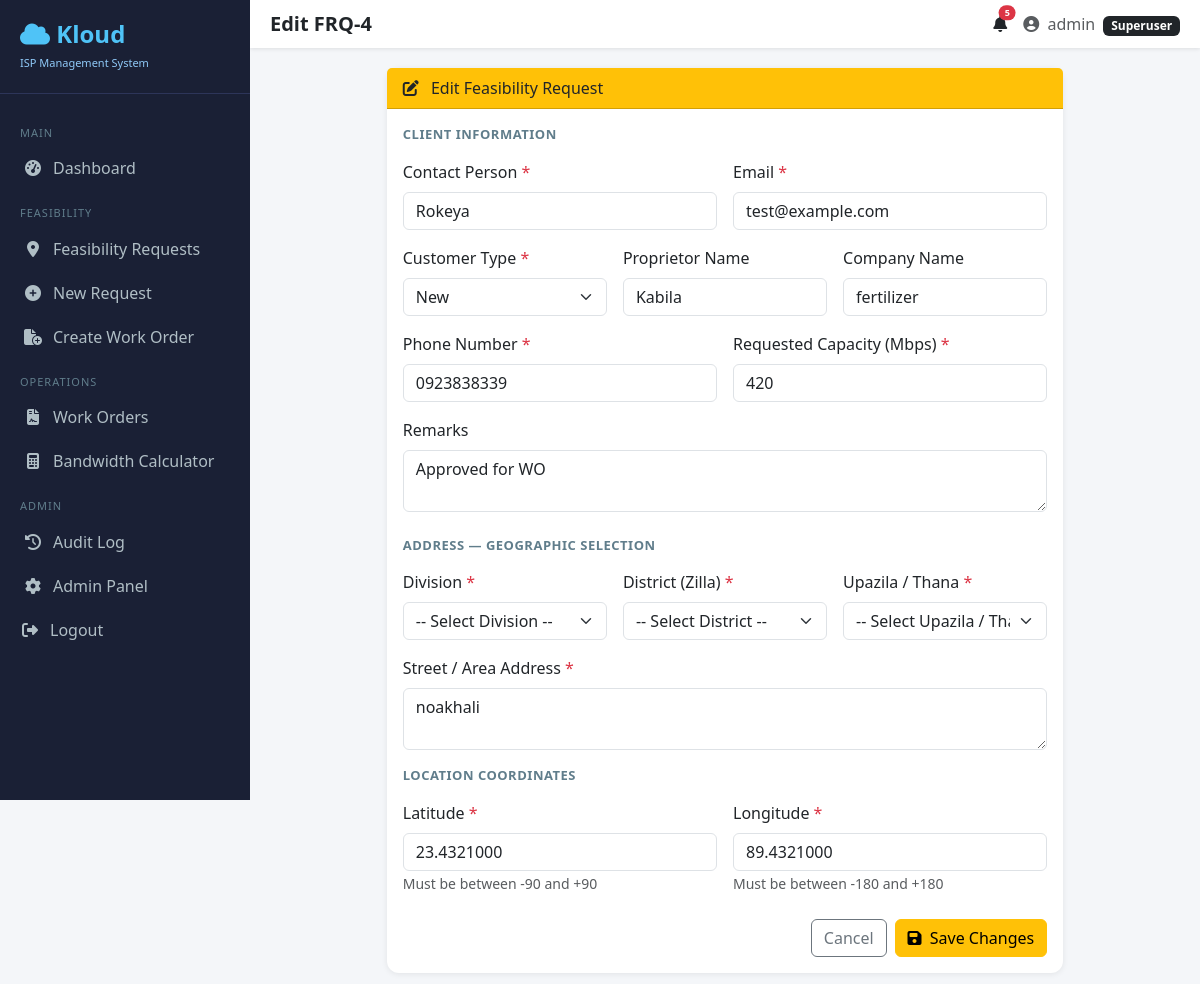
Screenshot of /feasibility/4/edit/ (signed in) with the database file from the repository.
### feasibility/models.py (models this page shows, shortened)
class FeasibilityRequest(models.Model):
    frq_number = models.CharField(max_length=20, unique=True, blank=True, null=True, verbose_name='FRQ ID')
    contact_person = models.CharField(max_length=200, blank=True)
    customer_name = models.CharField(max_length=200)  # legacy — synced from contact_person
    proprietor_name = models.CharField(max_length=200, blank=True)
    company_name = models.CharField(max_length=200, blank=True)
    phone_number = models.CharField(max_length=20)
    email = models.EmailField(blank=True)
    customer_type = models.CharField(max_length=20, choices=CUSTOMER_TYPES, default='new')
    address = models.TextField()
    division = models.ForeignKey(
        Division, null=True, blank=True, on_delete=models.SET_NULL, related_name='feasibility_requests',
    )
    district = models.ForeignKey(
        District, null=True, blank=True, on_delete=models.SET_NULL, related_name='feasibility_requests',
    )
    upazila = models.ForeignKey(
        Upazila, null=True, blank=True, on_delete=models.SET_NULL, related_name='feasibility_requests',
    )
    latitude = models.DecimalField(max_digits=10, decimal_places=7)
    longitude = models.DecimalField(max_digits=10, decimal_places=7)
    requested_capacity = models.PositiveIntegerField(help_text='Capacity in Mbps')
    preferred_nttn = models.CharField(max_length=30, choices=NTTN_PROVIDERS, blank=True)  # legacy code sync
    preferred_nttn_provider = models.ForeignKey(
        'NTTNProvider', null=True, blank=True, on_delete=models.SET_NULL,
        related_name='preferred_requests', verbose_name='Preferred NTTN',
    )
    preferred_nttn_other = models.CharField(max_length=100, blank=True, verbose_name='Other NTTN Name')
    supported_nttn = models.JSONField(default=list)
    nearest_pop = models.ForeignKey(POPLocation, null=True, blank=True, on_delete=models.SET_NULL)
    distance_to_pop_km = models.DecimalField(max_digits=8, decimal_places=3, null=True, blank=True)
    air_distance_km = models.DecimalField(max_digits=8, decimal_places=3, null=True, blank=True)
    fiber_route_distance_km = models.DecimalField(max_digits=8, decimal_places=3, null=True, blank=True)
    estimated_fiber_cost = models.DecimalField(max_digits=12, decimal_places=2, null=True, blank=True)
    status = models.CharField(max_length=30, choices=FEASIBILITY_STATUS, default='pending')
    estimated_delivery_days = models.PositiveIntegerField(null=True, blank=True)
    remarks = models.TextField(blank=True)
    engineering_notes = models.TextField(blank=True)
    emails_sent = models.BooleanField(default=False)
    review_submitted_at = models.DateTimeField(null=True, blank=True)
    review_email_sent = models.BooleanField(default=False)
    nid_number = models.CharField(max_length=50, blank=True)
    cheque_image = models.ImageField(upload_to='cheques/', null=True, blank=True)
    installation_notes = models.TextField(blank=True)
    expected_installation_date = models.DateField(null=True, blank=True)
    wo_vat_percent = models.DecimalField(max_digits=5, decimal_places=2, default=15)
    wo_discount = models.DecimalField(max_digits=12, decimal_places=2, default=0)
    wo_client_share_percent = models.DecimalField(
        max_digits=5, decimal_places=2, default=50, verbose_name='Client Share %',
    )
    onboarding_status = models.CharField(max_length=32, choices=ONBOARDING_STATUS, blank=True)
    onboarding_remarks = models.TextField(blank=True)
    bandwidth_confirmations = models.JSONField(default=list, blank=True)
    bw_emails_sent = models.BooleanField(default=False)
    wo_number = models.CharField(max_length=20, unique=True, blank=True, null=True, verbose_name='Work Order ID')
    sftp_type = models.CharField(max_length=30, choices=SFTP_TYPES, blank=True, verbose_name='SFTP Type')
    sfp_wavelength = models.CharField(
        max_length=10, choices=SFP_WAVELENGTHS, blank=True, verbose_name='SFP Wavelength',
    )
    customer_category = models.CharField(
        max_length=10, choices=CUSTOMER_CATEGORIES, blank=True, default='BW',
        verbose_name='Customer Category',
    )
    billing_date = models.DateField(null=True, blank=True)
    nid_front = models.FileField(upload_to='nid/front/', null=True, blank=True, verbose_name='NID Front')
    nid_back = models.FileField(upload_to='nid/back/', null=True, blank=True, verbose_name='NID Back')
    extra_document = models.FileField(upload_to='wo_docs/', null=True, blank=True, verbose_name='Additional Document')
    upstream_provider = models.ForeignKey(
        UpstreamProvider, null=True, blank=True, on_delete=models.SET_NULL,
        related_name='work_orders', verbose_name='Upstream Provider',
    )
    upstream_provider_other = models.CharField(max_length=100, blank=True, verbose_name='Other Upstream Name')
    wo_submitted_at = models.DateTimeField(null=True, blank=True)
    wo_email_sent = models.BooleanField(default=False)
    vlan_id = models.CharField(max_length=50, blank=True, verbose_name='VLAN ID')
    scr = models.CharField(max_length=80, blank=True, verbose_name='SCR')
    link_id = models.CharField(max_length=80, blank=True, verbose_name='Link ID')
    technical_notes = models.TextField(blank=True)
    activation_date = models.DateField(null=True, blank=True)
    correction_from_stage = models.CharField(max_length=20, blank=True)
    accounts_reviewed_by = models.ForeignKey(
        User, on_delete=models.SET_NULL, null=True, blank=True, related_name='accounts_reviewed_orders',
    )
    management_reviewed_by = models.ForeignKey(
        User, on_delete=models.SET_NULL, null=True, blank=True, related_name='management_reviewed_orders',
    )
    tech_configured_by = models.ForeignKey(
        User, on_delete=models.SET_NULL, null=True, blank=True, related_name='tech_configured_orders',
    )
    tech_reviewed_by = models.ForeignKey(
        User, on_delete=models.SET_NULL, null=True, blank=True, related_name='tech_reviewed_orders',
    )
    submitted_by = models.ForeignKey(User, on_delete=models.SET_NULL, null=True, related_name='feasibility_requests')
    reviewed_by = models.ForeignKey(User, on_delete=models.SET_NULL, null=True, blank=True, related_name='reviewed_requests')
    onboarded_by = models.ForeignKey(User, on_delete=models.SET_NULL, null=True, blank=True, related_name='onboarded_requests')
    approved_by = models.ForeignKey(User, on_delete=models.SET_NULL, null=True, blank=True, related_name='approved_requests')
    created_at = models.DateTimeField(auto_now_add=True)
    updated_at = models.DateTimeField(auto_now=True)
    @property
    def frq_label(self):
        return self.frq_number or (f'FRQ-{self.pk}' if self.pk else '—')
    class Meta:
        ordering = ['-created_at']

### feasibility/views.py (the view)
# urls.py: path('<int:pk>/edit/', views.edit_request, name='edit'),
@frq_edit_required
def edit_request(request, pk):
    fr = get_object_or_404(FeasibilityRequest, pk=pk)
    if request.method == 'POST':
        form = FeasibilityRequestForm(request.POST, instance=fr)
        if form.is_valid():
            obj = form.save(commit=False)
            obj.find_nearest_pop_and_calculate()
            _attach_audit(obj, request.user, request)
            obj.save()
            messages.success(request, f'Feasibility request #{obj.pk} updated.')
            return redirect('feasibility:detail', pk=obj.pk)
        messages.error(request, 'Please correct the errors below.')
    else:
        form = FeasibilityRequestForm(instance=fr)
    return render(request, 'feasibility/create.html', {
        'form': form, 'edit_mode': True, 'fr': fr,
    })

### feasibility/templates/feasibility/create.html (shortened to what this page needs)
{% extends 'base.html' %}
{% block page_title %}{% if edit_mode %}Edit {{ fr.frq_label }}{% else %}New Feasibility Request{% endif %}{% endblock %}
{% block content %}
<div class="row justify-content-center">
  <div class="col-lg-9">
    <div class="card">
      <div class="card-header {% if edit_mode %}bg-warning text-dark{% else %}bg-primary text-white{% endif %}">
        <i class="fas fa-{% if edit_mode %}edit{% else %}file-alt{% endif %} me-2"></i>
        {% if edit_mode %}Edit Feasibility Request{% else %}Submit Feasibility Request (FRQ){% endif %}
      </div>
      <div class="card-body">
        <form method="post" novalidate id="frq-form">
          <div class="section-title">Client Information</div>
          <div class="row g-3 mb-4">
            <div class="col-md-6">
              <label class="form-label">Contact Person <span class="text-danger">*</span></label>
              {{ form.contact_person }}
            </div>
            <div class="col-md-6">
              <label class="form-label">Email <span class="text-danger">*</span></label>
              {{ form.email }}
            </div>
            <div class="col-md-4">
              <label class="form-label">Customer Type <span class="text-danger">*</span></label>
              {{ form.customer_type }}
            </div>
            <div class="col-md-4">
              <label class="form-label">Proprietor Name</label>
              {{ form.proprietor_name }}
            </div>
            <div class="col-md-4">
              <label class="form-label">Company Name</label>
              {{ form.company_name }}
            </div>
            <div class="col-md-6">
              <label class="form-label">Phone Number <span class="text-danger">*</span></label>
              {{ form.phone_number }}
            </div>
            <div class="col-md-6">
              <label class="form-label">Requested Capacity (Mbps) <span class="text-danger">*</span></label>
              {{ form.requested_capacity }}
            </div>
            <div class="col-12">
              <label class="form-label">Remarks</label>
              {{ form.remarks }}
            </div>
          </div>
          <div class="section-title">Address — Geographic Selection</div>
          <div class="row g-3 mb-3">
            <div class="col-md-4">
              <label class="form-label">Division <span class="text-danger">*</span></label>
              {{ form.division }}
            </div>
            <div class="col-md-4">
              <label class="form-label">District (Zilla) <span class="text-danger">*</span></label>
              {{ form.district }}
            </div>
            <div class="col-md-4">
              <label class="form-label">Upazila / Thana <span class="text-danger">*</span></label>
              {{ form.upazila }}
            </div>
            <div class="col-12">
              <label class="form-label">Street / Area Address <span class="text-danger">*</span></label>
              {{ form.address }}
            </div>
          </div>
          <div class="section-title">Location Coordinates</div>
          <div class="row g-3 mb-4">
            <div class="col-md-6">
              <label class="form-label">Latitude <span class="text-danger">*</span></label>
              {{ form.latitude }}
              <small class="text-muted">Must be between -90 and +90</small>
            </div>
            <div class="col-md-6">
              <label class="form-label">Longitude <span class="text-danger">*</span></label>
              {{ form.longitude }}
              <small class="text-muted">Must be between -180 and +180</small>
            </div>
          </div>
          <div class="d-flex gap-2 justify-content-end">
            <a href="{% if edit_mode %}{% url 'feasibility:detail' fr.pk %}{% else %}{% url 'feasibility:dashboard' %}{% endif %}" class="btn btn-outline-secondary">Cancel</a>
            <button type="submit" class="btn {% if edit_mode %}btn-warning{% else %}btn-primary{% endif %}">
              <i class="fas fa-{% if edit_mode %}save{% else %}paper-plane{% endif %} me-1"></i>
              {% if edit_mode %}Save Changes{% else %}Submit FRQ{% endif %}
            </button>
          </div>
        </form>
      </div>
    </div>
  </div>
</div>
{% endblock %}

### templates/base.html (shortened to what this page needs)
<!DOCTYPE html>
<html lang="en">
<head>
  <link href="https://cdn.jsdelivr.net/npm/bootstrap@5.3.0/dist/css/bootstrap.min.css" rel="stylesheet">
  <link href="https://cdnjs.cloudflare.com/ajax/libs/font-awesome/6.4.0/css/all.min.css" rel="stylesheet">
</head>
<body>
<nav class="sidebar">
  <div class="brand">
    <h4><i class="fas fa-cloud"></i> Kloud</h4>
    <small>ISP Management System</small>
  </div>
  {% if user.is_authenticated %}
  {% load rbac_tags %}
  <div class="mt-3">
    <div class="nav-section">Main</div>
    {% has_perm 'menu.dashboard' as can_dashboard %}
    {% if can_dashboard %}
    <a class="nav-link {% block nav_dashboard %}{% endblock %}" href="{% url 'feasibility:dashboard' %}">
      <i class="fas fa-tachometer-alt fa-fw"></i> Dashboard
    </a>
    {% endif %}
    {% has_perm 'menu.feasibility' as can_feasibility %}
    {% if can_feasibility %}
    <div class="nav-section">Feasibility</div>
    <a class="nav-link {% block nav_feasibility %}{% endblock %}" href="{% url 'feasibility:dashboard' %}">
      <i class="fas fa-map-marker-alt fa-fw"></i> Feasibility Requests
    </a>
    {% has_perm 'feasibility.create' as can_create_frq %}
    {% if can_create_frq %}
    <a class="nav-link" href="{% url 'feasibility:create' %}">
      <i class="fas fa-plus-circle fa-fw"></i> New Request
    </a>
    {% endif %}
    {% has_perm 'workorders.create' as can_create_wo %}
    {% if can_create_wo %}
    <a class="nav-link {% block nav_wo_create %}{% endblock %}" href="{% url 'feasibility:work_order_create' %}">
      <i class="fas fa-file-circle-plus fa-fw"></i> Create Work Order
    </a>
    {% endif %}
    {% endif %}
    {% has_perm 'menu.workorders' as can_workorders %}
    {% if can_workorders %}
    <div class="nav-section">Operations</div>
    <a class="nav-link {% block nav_workorders %}{% endblock %}" href="{% url 'workorders:list' %}">
      <i class="fas fa-file-contract fa-fw"></i> Work Orders
    </a>
    {% endif %}
    {% has_perm 'menu.calculator' as can_calculator %}
    {% if can_calculator %}
    <a class="nav-link {% block nav_calculator %}{% endblock %}" href="{% url 'workorders:calculator' %}">
      <i class="fas fa-calculator fa-fw"></i> Bandwidth Calculator
    </a>
    {% endif %}
    <div class="nav-section">Admin</div>
    {% has_perm 'audit.view' as can_audit %}
    {% if can_audit %}
    <a class="nav-link {% block nav_audit %}{% endblock %}" href="{% url 'accounts:audit_log' %}">
      <i class="fas fa-history fa-fw"></i> Audit Log
    </a>
    {% endif %}
    {% has_perm 'admin.access' as can_admin %}
    {% if can_admin or user.is_superuser %}
    <a class="nav-link" href="/admin/">
      <i class="fas fa-cog fa-fw"></i> Admin Panel
    </a>
    {% endif %}
    <form method="post" action="{% url 'logout' %}" class="m-0">
      <button type="submit" class="nav-link border-0 bg-transparent w-100 text-start">
        <i class="fas fa-sign-out-alt fa-fw"></i> Logout
      </button>
    </form>
  </div>
  {% endif %}
</nav>
<div class="main-content">
  <div class="topbar">
    <h5 class="mb-0 fw-bold text-dark">{% block page_title %}Dashboard{% endblock %}</h5>
    <div class="d-flex align-items-center gap-3">
      {% if user.is_authenticated %}
      <div class="dropdown">
        <a class="text-dark text-decoration-none position-relative" href="#" data-bs-toggle="dropdown">
          <i class="fas fa-bell"></i>
          {% if unread_notification_count %}<span class="position-absolute top-0 start-100 translate-middle badge rounded-pill bg-danger" style="font-size:9px">{{ unread_notification_count }}</span>{% endif %}
        </a>
      </div>
      <span class="text-muted">
        <i class="fas fa-user-circle me-1"></i> {{ user.get_full_name|default:user.username }}
        {% if user_role %}<span class="badge bg-secondary ms-1">{{ user_role.name }}</span>{% elif user.is_superuser %}<span class="badge bg-dark ms-1">Superuser</span>{% endif %}
      </span>
      {% endif %}
    </div>
  </div>
  {% block content %}{% endblock %}
</div>
</body>
</html>

### rows the page displays
FeasibilityRequest: frq_label "FRQ-4", contact_person "Rokeya", email "test@example.com", customer_type "New", proprietor_name "Kabila", company_name "fertilizer", phone_number "0923838339", requested_capacity "420", remarks "Approved for WO", division "-- Select Division --", district "-- Select District --", upazila "-- Select Upazila / Thana --", address "noakhali", latitude "23.4321000", longitude "89.4321000"

### other values shown
{{ unread_notification_count }} "5"
{{ user.get_full_name|default:user.username }} "admin"
